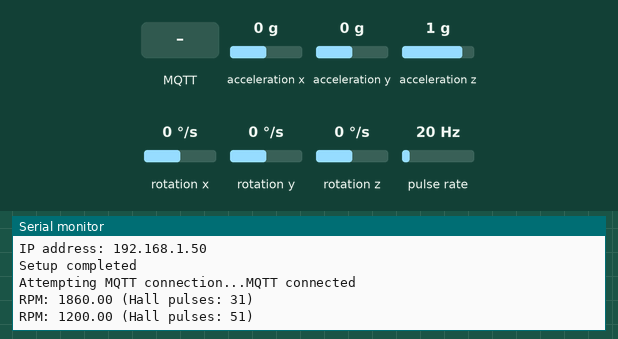
Recording of a sketch running on a simulated ESP32. Shown: the last lines printed to the serial monitor. Wiring (inferred from the names in the program): pulse sensor: data GPIO 35. The inputs (shaded band) are chosen by the test bench; at power-on: pulse rate 20 Hz, acceleration x 0 g, acceleration y 0 g, acceleration z 1 g, rotation x 0 °/s, rotation y 0 °/s, rotation z 0 °/s. WiFi joins after 1.5 s; servers stay silent unless stated; the local clock reads 2024-03-15 10:24:30 at power-on unless the sketch sets it; no MQTT or app messages arrive unless stated.

Above: at 4.7 s.
4.8 s: MQTT message "esp32/command" arrives on the first subscribed topic
At 5.2 s:
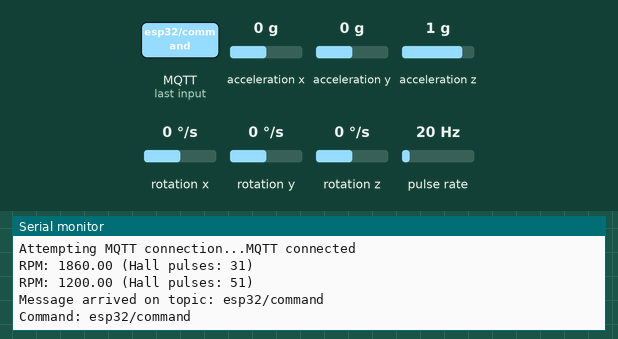
6.3 s: MQTT message "calibrate" arrives on the first subscribed topic
At 6.49 s:
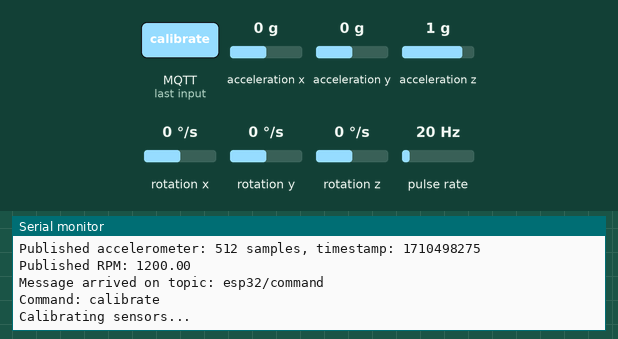
7.8 s: MQTT message "1" arrives on the first subscribed topic
At 7.98 s:
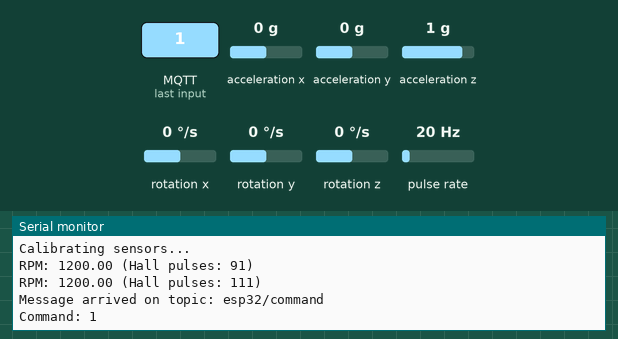
9.3 s: MQTT message "on" arrives on the first subscribed topic
At 9.49 s:
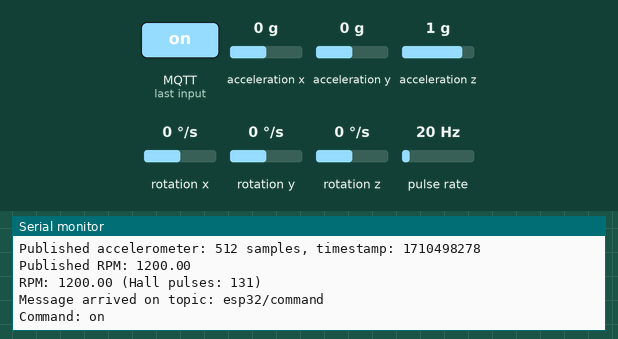
10.8 s: MQTT message "off" arrives on the first subscribed topic
At 11.4 s:
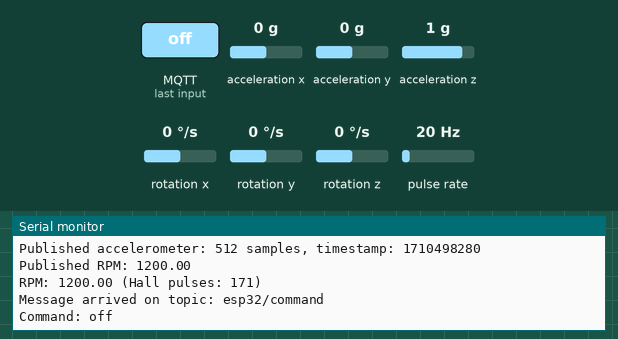
12.3 s: pulse rate (sensor on GPIO 35) set to 4 Hz
At 13.4 s:
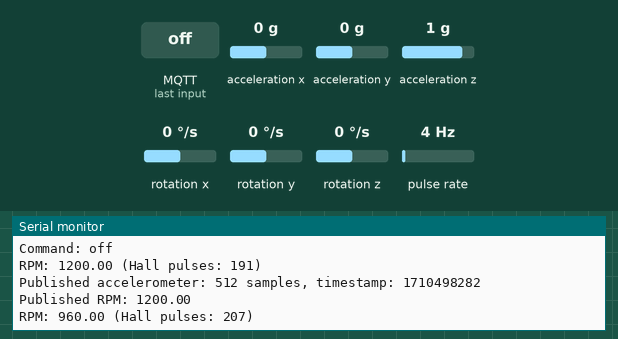
Timing chart, 0 to 14.8 s (numbered marks = the images above; inputs shaded):
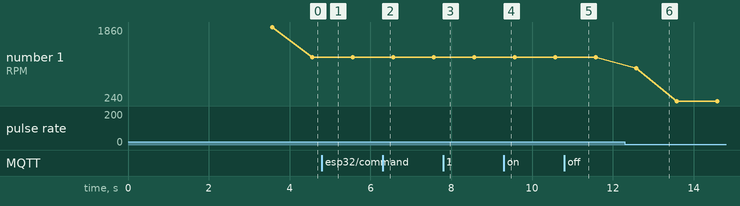

The sketch:

esp32_firmware.ino
```cpp
/*
  ESP32 Rotor Balancing Dashboard Sensor Integration

  Hardware Required:
  - ESP32 Development Board
  - MPU6050 Accelerometer/Gyroscope (I2C address: 0x68)
  - DC Motor with Hall sensor for RPM (optional, or use PWM simulation)

  Connections:
  - MPU6050 SDA → GPIO 21 (SDA)
  - MPU6050 SCL → GPIO 22 (SCL)
  - Hall Sensor → GPIO 35 (Input, with pull-up)

  Configuration:
  - WiFi SSID and password in WiFi_Settings section
  - MQTT broker address, port, username, password
  - Device calibration parameters
*/

#include <WiFi.h>
#include <PubSubClient.h>
#include <MPU6050.h>
#include <ArduinoJson.h>
#include <Wire.h>
#include <time.h>

// ============ WiFi Settings ============
const char* ssid = "YOUR_WIFI_SSID";           // Change this
const char* password = "YOUR_WIFI_PASSWORD";   // Change this

// ============ MQTT Settings ============
const char* mqtt_server = "mqtt.example.com";  // Public MQTT broker or your IP
const int mqtt_port = 1883;                    // 8883 for TLS
const char* mqtt_user = "esp32_user";          // Change this
const char* mqtt_password = "esp32_password";  // Change this
const char* mqtt_client_id = "esp32_rotor_sensor";

// ============ Topics ============
const char* topic_accelerometer = "esp32/accelerometer";
const char* topic_rpm = "esp32/rpm";
const char* topic_status = "esp32/status";

// ============ Timing & Configuration ============
const int SAMPLE_RATE = 2048;                  // Hz (2048 samples/sec)
const int SAMPLES_PER_CHUNK = 512;             // Send 512 samples per transmission (~250ms)
const int PUBLISH_INTERVAL = 250;              // ms between MQTT publishes
const int HALL_SENSOR_PIN = 35;                // GPIO pin for Hall sensor

// ============ Global Variables ============
WiFiClient espClient;
PubSubClient mqtt_client(espClient);
MPU6050 mpu;

float accel_x, accel_y, accel_z;
float gyro_x, gyro_y, gyro_z;
float rpm = 0.0;
int hall_pulses = 0;
int last_hall_pulses = 0;

unsigned long last_publish_time = 0;
unsigned long last_rpm_calc_time = 0;
unsigned long sample_count = 0;

// Ring buffer for accelerometer samples
float acc_buffer[SAMPLES_PER_CHUNK] = {0};
int buffer_index = 0;

// Calibration (adjust based on your MPU6050)
float accel_scale = 9.81 / 16384.0;  // ±2g range, LSB = 16384
float gyro_scale = 1.0 / 131.0;      // ±250°/s range


// ============ Function Declarations ============
void setup_wifi();
void mqtt_callback(char* topic, byte* payload, unsigned int length);
void reconnect_mqtt();
void publish_sensor_data();
void update_rpm();
void IRAM_ATTR hall_sensor_isr();
void read_mpu6050();


// ============ Setup ============
void setup() {
  Serial.begin(115200);
  delay(2000);

  Serial.println("\n\nESP32 Rotor Balancing Sensor Initialized");
  Serial.println("Version: 1.0");

  // Initialize I2C
  Wire.begin(21, 22);  // SDA=21, SCL=22

  // Initialize MPU6050
  if (!mpu.begin(MPU6050_SCALE_2000DPS, MPU6050_RANGE_2G)) {
    Serial.println("MPU6050 connection failed!");
    while (1);
  }

  mpu.setAccelOffsetX(0);
  mpu.setAccelOffsetY(0);
  mpu.setAccelOffsetZ(0);

  Serial.println("MPU6050 initialized successfully");

  // Initialize Hall sensor
  pinMode(HALL_SENSOR_PIN, INPUT);
  attachInterrupt(digitalPinToInterrupt(HALL_SENSOR_PIN), hall_sensor_isr, RISING);

  // Connect to WiFi
  setup_wifi();

  // Setup MQTT
  mqtt_client.setServer(mqtt_server, mqtt_port);
  mqtt_client.setCallback(mqtt_callback);

  Serial.println("Setup completed");
}


// ============ Main Loop ============
void loop() {
  // Maintain WiFi connection
  if (WiFi.status() != WL_CONNECTED) {
    setup_wifi();
  }

  // Maintain MQTT connection
  if (!mqtt_client.connected()) {
    reconnect_mqtt();
  }
  mqtt_client.loop();

  // Read sensor data
  read_mpu6050();

  // Accumulate acceleration magnitude as single value
  // (You can modify this to send raw acc_x, acc_y, acc_z instead)
  float acc_magnitude = sqrt(accel_x * accel_x + accel_y * accel_y + accel_z * accel_z);
  acc_buffer[buffer_index] = acc_magnitude;
  buffer_index++;
  sample_count++;

  // Calculate RPM every 1 second
  unsigned long current_time = millis();
  if (current_time - last_rpm_calc_time >= 1000) {
    update_rpm();
    last_rpm_calc_time = current_time;
  }

  // Publish data at specified interval
  if (current_time - last_publish_time >= PUBLISH_INTERVAL && buffer_index >= SAMPLES_PER_CHUNK) {
    publish_sensor_data();
    last_publish_time = current_time;
    buffer_index = 0;  // Reset buffer
  }

  // Sampling delay (to maintain ~2048 Hz sampling rate)
  // 1000000 microseconds / 2048 samples = ~488 microseconds per sample
  delayMicroseconds(488);
}


// ============ WiFi Setup ============
void setup_wifi() {
  Serial.print("Connecting to WiFi: ");
  Serial.println(ssid);

  WiFi.mode(WIFI_STA);
  WiFi.begin(ssid, password);

  int attempts = 0;
  while (WiFi.status() != WL_CONNECTED && attempts < 20) {
    delay(500);
    Serial.print(".");
    attempts++;
  }

  if (WiFi.status() == WL_CONNECTED) {
    Serial.println("\nWiFi connected");
    Serial.print("IP address: ");
    Serial.println(WiFi.localIP());
  } else {
    Serial.println("\nFailed to connect to WiFi");
  }
}


// ============ MQTT Callback ============
void mqtt_callback(char* topic, byte* payload, unsigned int length) {
  Serial.print("Message arrived on topic: ");
  Serial.println(topic);

  // Handle incoming commands if needed
  if (strcmp(topic, "esp32/command") == 0) {
    String command = "";
    for (int i = 0; i < length; i++) {
      command += (char)payload[i];
    }
    Serial.print("Command: ");
    Serial.println(command);

    // Example: handle calibration command
    if (command == "calibrate") {
      Serial.println("Calibrating sensors...");
    }
  }
}


// ============ MQTT Reconnect ============
void reconnect_mqtt() {
  if (!mqtt_client.connected()) {
    Serial.print("Attempting MQTT connection...");

    if (mqtt_client.connect(mqtt_client_id, mqtt_user, mqtt_password)) {
      Serial.println("MQTT connected");

      // Publish online status
      StaticJsonDocument<256> status_doc;
      status_doc["status"] = "online";
      status_doc["ip_address"] = WiFi.localIP().toString();
      status_doc["sample_rate"] = SAMPLE_RATE;

      char status_buffer[256];
      serializeJson(status_doc, status_buffer);
      mqtt_client.publish(topic_status, status_buffer);

      // Subscribe to commands
      mqtt_client.subscribe("esp32/command");
    } else {
      Serial.print("MQTT connection failed, rc=");
      Serial.println(mqtt_client.state());
    }
  }
}


// ============ Publish Sensor Data ============
void publish_sensor_data() {
  // Create JSON document for accelerometer data
  StaticJsonDocument<2048> accel_doc;

  // Convert accelerometer samples to array
  JsonArray acc_array = accel_doc.createNestedArray("acc");
  for (int i = 0; i < SAMPLES_PER_CHUNK; i++) {
    acc_array.add(acc_buffer[i]);
  }

  accel_doc["sample_rate"] = SAMPLE_RATE;
  accel_doc["timestamp"] = (long)time(nullptr);
  accel_doc["sample_count"] = sample_count;

  // Publish accelerometer data
  char accel_buffer_str[2048];
  size_t n = serializeJson(accel_doc, accel_buffer_str);

  if (mqtt_client.publish(topic_accelerometer, accel_buffer_str, n)) {
    Serial.printf("Published accelerometer: %d samples, timestamp: %lu\n",
                  SAMPLES_PER_CHUNK, (long)time(nullptr));
  } else {
    Serial.println("Failed to publish accelerometer data");
  }

  // Create JSON document for RPM data
  StaticJsonDocument<256> rpm_doc;
  rpm_doc["rpm"] = rpm;
  rpm_doc["timestamp"] = (long)time(nullptr);

  // Publish RPM data
  char rpm_buffer[256];
  serializeJson(rpm_doc, rpm_buffer);

  if (mqtt_client.publish(topic_rpm, rpm_buffer)) {
    Serial.printf("Published RPM: %.2f\n", rpm);
  } else {
    Serial.println("Failed to publish RPM data");
  }
}


// ============ Update RPM ============
void update_rpm() {
  // Calculate RPM from Hall sensor pulses
  // Assuming: 1 pulse per rotor revolution
  int pulses_since_last = hall_pulses - last_hall_pulses;
  last_hall_pulses = hall_pulses;

  // RPM = (pulses / pulses_per_revolution) * 60 / time_seconds
  // For 1 pulse per revolution over 1 second:
  rpm = (float)pulses_since_last * 60.0;

  Serial.printf("RPM: %.2f (Hall pulses: %d)\n", rpm, hall_pulses);
}


// ============ Read MPU6050 ============
void read_mpu6050() {
  Vector rawAccel = mpu.readRawAccel();
  Vector rawGyro = mpu.readRawGyro();

  // Convert to physical units
  accel_x = rawAccel.XAxis * accel_scale;
  accel_y = rawAccel.YAxis * accel_scale;
  accel_z = rawAccel.ZAxis * accel_scale;

  gyro_x = rawGyro.XAxis * gyro_scale;
  gyro_y = rawGyro.YAxis * gyro_scale;
  gyro_z = rawGyro.ZAxis * gyro_scale;
}


// ============ Hall Sensor ISR ============
void IRAM_ATTR hall_sensor_isr() {
  hall_pulses++;
}
```

Measured:
- after the input at 4.8 s, the serial monitor: prints a new line at once (image 1)
- after the input at 6.3 s, the serial monitor: prints a new line at once (image 2)
- after the input at 7.8 s, the serial monitor: prints a new line at once (image 3)
- after the input at 9.3 s, the serial monitor: prints a new line at once (image 4)
- after the input at 10.8 s, the serial monitor: prints a new line at once (image 5)
- after the input at 12.3 s, the serial monitor: prints a new line after 0.28 s (image 6)
- plotted number 1: 1200 → 240 after the input at 12.3 s
